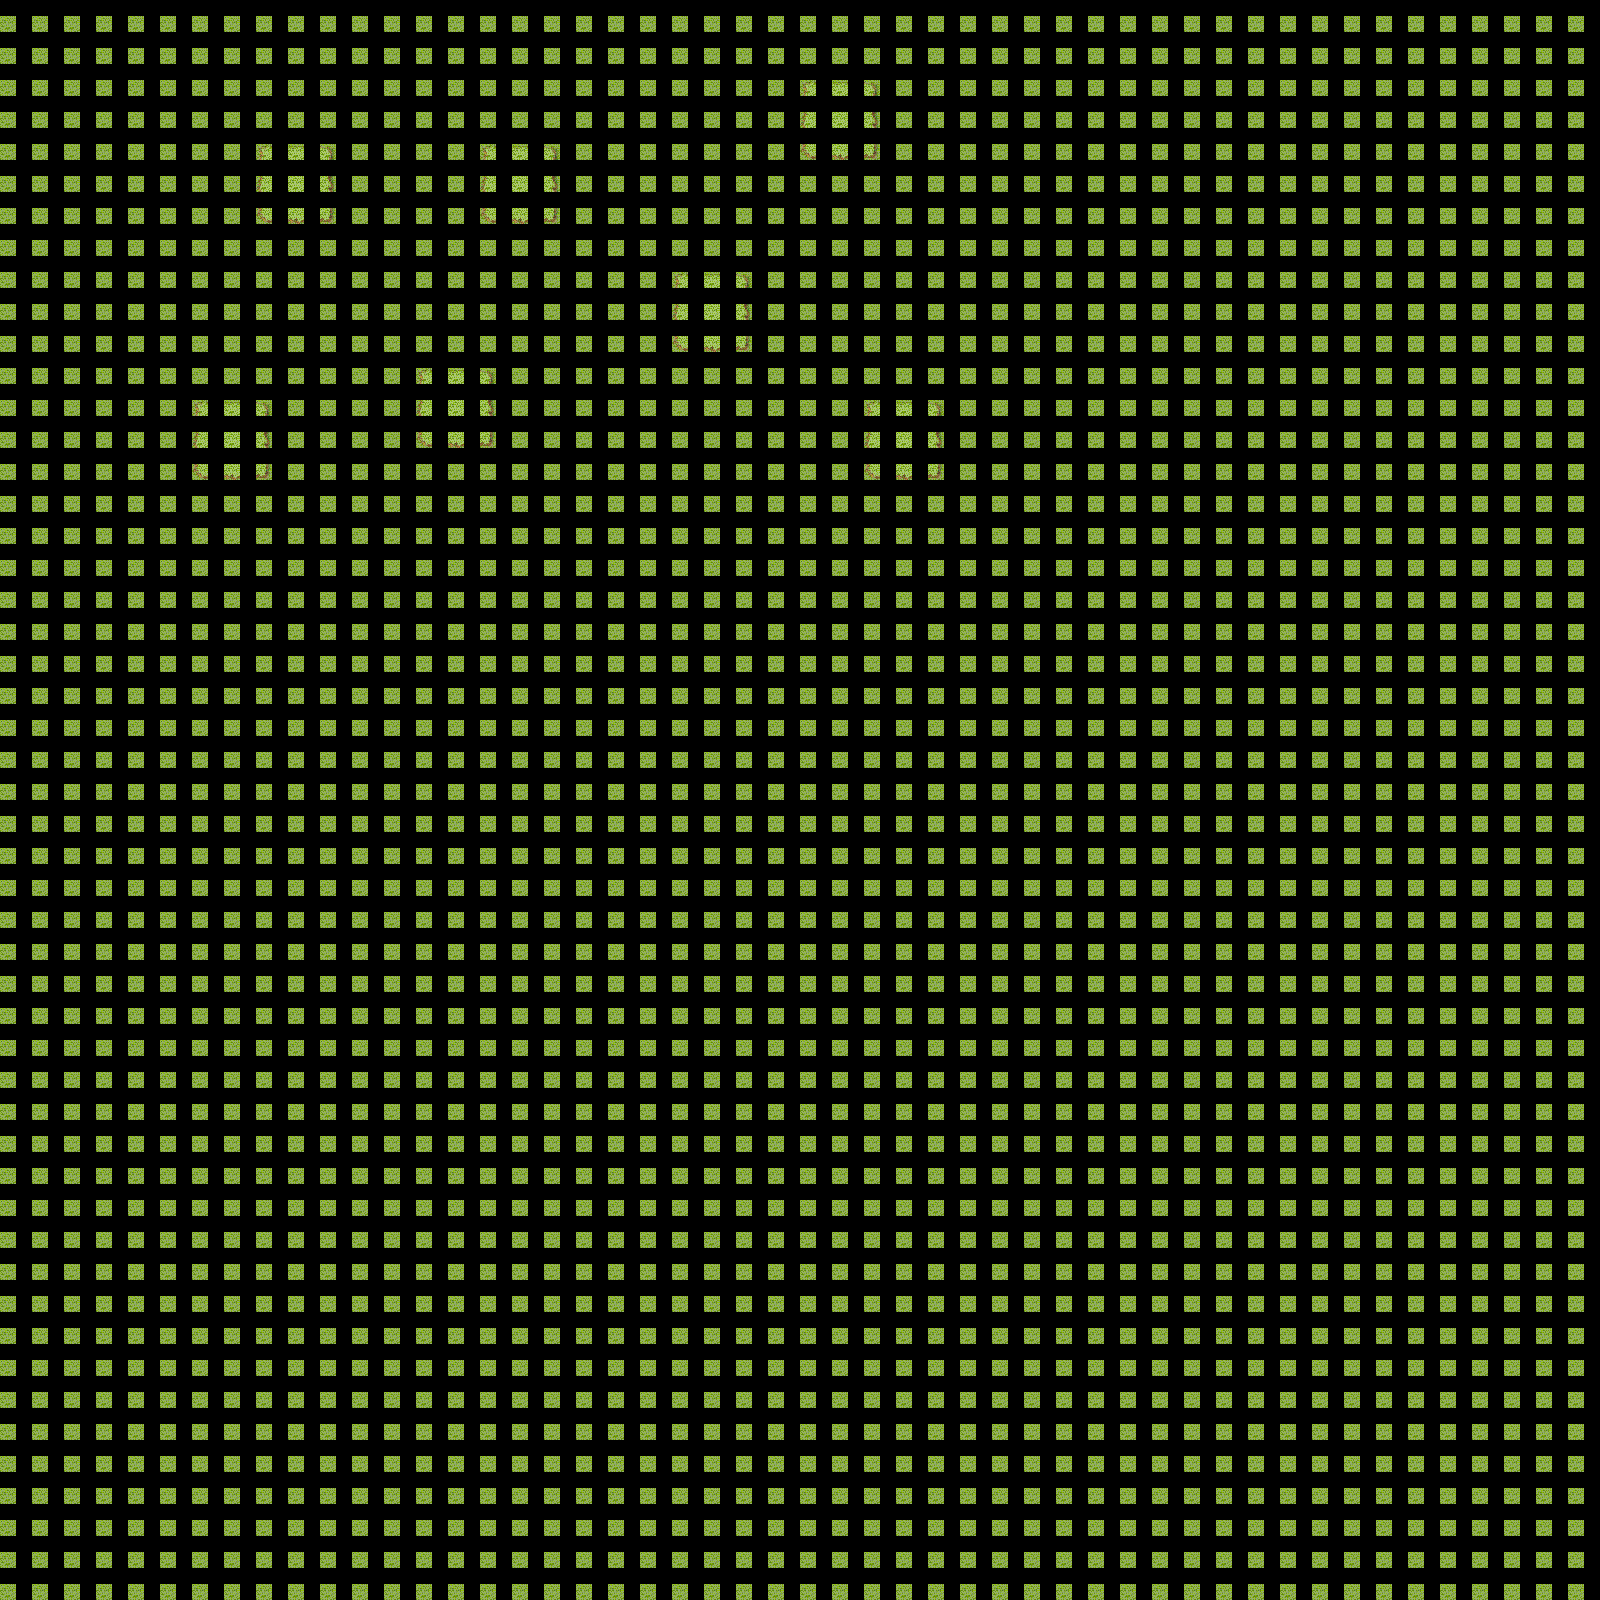

Below is a game level as drawn by its tile map, then a one-line description and the .tmx that defines it (tile-layer data replaced by summaries):
An orthogonal 50x50 tile map with 32x32 px tiles, 1 tile layer (Tile Layer 1).

<map version="1.0" orientation="orthogonal" width="50" height="50" tilewidth="32" tileheight="32">
 <tileset firstgid="1" name="forestPath" tilewidth="16" tileheight="16">
  <image source="../graphics/tiles/forestPath.png" />
 </tileset>
 <layer name="Tile Layer 1" width="50" height="50">
  <data>[2500 cells, 2500 non-empty, 10 distinct tile ids]</data>
 </layer>
</map>